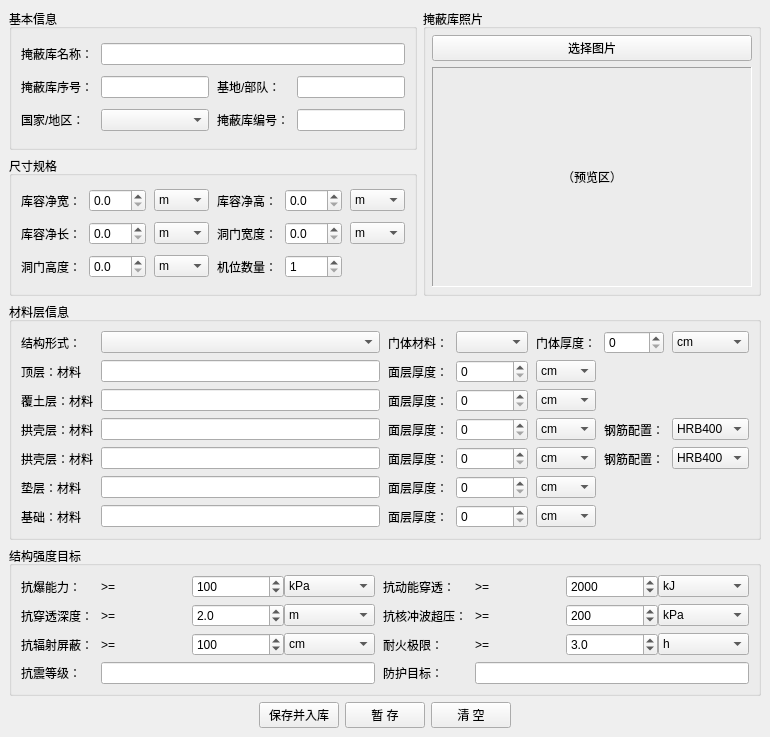
<?xml version="1.0" encoding="UTF-8"?>
<ui version="4.0">
 <class>ShelterEditor</class>
 <widget class="QMainWindow" name="ShelterEditor">
  <property name="geometry">
   <rect>
    <x>0</x>
    <y>0</y>
    <width>722</width>
    <height>705</height>
   </rect>
  </property>
  <property name="windowTitle">
   <string>添加单机掩蔽库模型</string>
  </property>
  <widget class="QWidget" name="centralwidget">
   <property name="sizePolicy">
    <sizepolicy hsizetype="Fixed" vsizetype="Fixed">
     <horstretch>0</horstretch>
     <verstretch>0</verstretch>
    </sizepolicy>
   </property>
   <layout class="QGridLayout" name="gridLayout">
    <item row="0" column="0">
     <layout class="QHBoxLayout" name="topHBox" stretch="0,0">
      <item>
       <layout class="QVBoxLayout" name="verticalLayout">
        <item>
         <widget class="QGroupBox" name="gb_basic">
          <property name="title">
           <string>基本信息</string>
          </property>
          <layout class="QGridLayout" name="grid_basic">
           <property name="horizontalSpacing">
            <number>8</number>
           </property>
           <property name="verticalSpacing">
            <number>6</number>
           </property>
           <item row="2" column="1">
            <widget class="QComboBox" name="cmb_country"/>
           </item>
           <item row="1" column="2">
            <widget class="QLabel" name="lbl_unit">
             <property name="text">
              <string>基地/部队：</string>
             </property>
            </widget>
           </item>
           <item row="1" column="1">
            <widget class="QLineEdit" name="ed_repo_sn"/>
           </item>
           <item row="1" column="3">
            <widget class="QLineEdit" name="ed_unit"/>
           </item>
           <item row="0" column="1" colspan="3">
            <widget class="QLineEdit" name="ed_repo_name"/>
           </item>
           <item row="2" column="3">
            <widget class="QLineEdit" name="ed_code"/>
           </item>
           <item row="2" column="2">
            <widget class="QLabel" name="lbl_code">
             <property name="text">
              <string>掩蔽库编号：</string>
             </property>
            </widget>
           </item>
           <item row="2" column="0">
            <widget class="QLabel" name="lbl_country">
             <property name="text">
              <string>国家/地区：</string>
             </property>
            </widget>
           </item>
           <item row="0" column="0">
            <widget class="QLabel" name="lbl_repo">
             <property name="text">
              <string>掩蔽库名称：</string>
             </property>
            </widget>
           </item>
           <item row="1" column="0">
            <widget class="QLabel" name="lbl_series">
             <property name="text">
              <string>掩蔽库序号：</string>
             </property>
            </widget>
           </item>
          </layout>
         </widget>
        </item>
        <item>
         <widget class="QGroupBox" name="gb_size">
          <property name="title">
           <string>尺寸规格</string>
          </property>
          <layout class="QGridLayout" name="grid_size">
           <property name="horizontalSpacing">
            <number>8</number>
           </property>
           <property name="verticalSpacing">
            <number>6</number>
           </property>
           <item row="0" column="0">
            <widget class="QLabel" name="lbl_wc">
             <property name="text">
              <string>库容净宽：</string>
             </property>
            </widget>
           </item>
           <item row="0" column="1">
            <widget class="QDoubleSpinBox" name="sp_clear_w">
             <property name="decimals">
              <number>1</number>
             </property>
             <property name="minimum">
              <double>0.000000000000000</double>
             </property>
             <property name="maximum">
              <double>100.000000000000000</double>
             </property>
            </widget>
           </item>
           <item row="0" column="2">
            <widget class="QComboBox" name="cmb_clear_w_unit">
             <item>
              <property name="text">
               <string>m</string>
              </property>
             </item>
             <item>
              <property name="text">
               <string>ft</string>
              </property>
             </item>
            </widget>
           </item>
           <item row="0" column="3">
            <widget class="QLabel" name="lbl_hc">
             <property name="text">
              <string>库容净高：</string>
             </property>
            </widget>
           </item>
           <item row="0" column="4">
            <widget class="QDoubleSpinBox" name="sp_clear_h">
             <property name="decimals">
              <number>1</number>
             </property>
             <property name="minimum">
              <double>0.000000000000000</double>
             </property>
             <property name="maximum">
              <double>100.000000000000000</double>
             </property>
            </widget>
           </item>
           <item row="0" column="5">
            <widget class="QComboBox" name="cmb_clear_h_unit">
             <item>
              <property name="text">
               <string>m</string>
              </property>
             </item>
             <item>
              <property name="text">
               <string>ft</string>
              </property>
             </item>
            </widget>
           </item>
           <item row="1" column="0">
            <widget class="QLabel" name="lbl_lc">
             <property name="text">
              <string>库容净长：</string>
             </property>
            </widget>
           </item>
           <item row="1" column="1">
            <widget class="QDoubleSpinBox" name="sp_clear_l">
             <property name="decimals">
              <number>1</number>
             </property>
             <property name="minimum">
              <double>0.000000000000000</double>
             </property>
             <property name="maximum">
              <double>500.000000000000000</double>
             </property>
            </widget>
           </item>
           <item row="1" column="2">
            <widget class="QComboBox" name="cmb_clear_l_unit">
             <item>
              <property name="text">
               <string>m</string>
              </property>
             </item>
             <item>
              <property name="text">
               <string>ft</string>
              </property>
             </item>
            </widget>
           </item>
           <item row="1" column="3">
            <widget class="QLabel" name="lbl_door_w">
             <property name="text">
              <string>洞门宽度：</string>
             </property>
            </widget>
           </item>
           <item row="1" column="4">
            <widget class="QDoubleSpinBox" name="sp_door_w">
             <property name="decimals">
              <number>1</number>
             </property>
             <property name="minimum">
              <double>0.000000000000000</double>
             </property>
             <property name="maximum">
              <double>100.000000000000000</double>
             </property>
            </widget>
           </item>
           <item row="1" column="5">
            <widget class="QComboBox" name="cmb_door_w_unit">
             <item>
              <property name="text">
               <string>m</string>
              </property>
             </item>
             <item>
              <property name="text">
               <string>ft</string>
              </property>
             </item>
            </widget>
           </item>
           <item row="2" column="0">
            <widget class="QLabel" name="lbl_door_h">
             <property name="text">
              <string>洞门高度：</string>
             </property>
            </widget>
           </item>
           <item row="2" column="1">
            <widget class="QDoubleSpinBox" name="sp_door_h">
             <property name="decimals">
              <number>1</number>
             </property>
             <property name="minimum">
              <double>0.000000000000000</double>
             </property>
             <property name="maximum">
              <double>100.000000000000000</double>
             </property>
            </widget>
           </item>
           <item row="2" column="2">
            <widget class="QComboBox" name="cmb_door_h_unit">
             <item>
              <property name="text">
               <string>m</string>
              </property>
             </item>
             <item>
              <property name="text">
               <string>ft</string>
              </property>
             </item>
            </widget>
           </item>
           <item row="2" column="3">
            <widget class="QLabel" name="lbl_slots">
             <property name="text">
              <string>机位数量：</string>
             </property>
            </widget>
           </item>
           <item row="2" column="4">
            <widget class="QSpinBox" name="sp_slots">
             <property name="minimum">
              <number>1</number>
             </property>
             <property name="maximum">
              <number>20</number>
             </property>
            </widget>
           </item>
          </layout>
         </widget>
        </item>
       </layout>
      </item>
      <item>
       <layout class="QHBoxLayout" name="horizontalLayout">
        <item>
         <widget class="QGroupBox" name="gb_photo">
          <property name="title">
           <string>掩蔽库照片</string>
          </property>
          <layout class="QVBoxLayout" name="v_photo">
           <property name="spacing">
            <number>6</number>
           </property>
           <property name="leftMargin">
            <number>6</number>
           </property>
           <property name="topMargin">
            <number>6</number>
           </property>
           <property name="rightMargin">
            <number>6</number>
           </property>
           <property name="bottomMargin">
            <number>6</number>
           </property>
           <item>
            <widget class="QPushButton" name="btn_choose_image">
             <property name="text">
              <string>选择图片</string>
             </property>
            </widget>
           </item>
           <item>
            <widget class="QLabel" name="lbl_image">
             <property name="minimumSize">
              <size>
               <width>320</width>
               <height>220</height>
              </size>
             </property>
             <property name="frameShape">
              <enum>QFrame::Panel</enum>
             </property>
             <property name="frameShadow">
              <enum>QFrame::Sunken</enum>
             </property>
             <property name="text">
              <string>（预览区）</string>
             </property>
             <property name="scaledContents">
              <bool>true</bool>
             </property>
             <property name="alignment">
              <set>Qt::AlignCenter</set>
             </property>
            </widget>
           </item>
          </layout>
         </widget>
        </item>
       </layout>
      </item>
     </layout>
    </item>
    <item row="1" column="0">
     <widget class="QGroupBox" name="gb_layers">
      <property name="title">
       <string>材料层信息</string>
      </property>
      <layout class="QGridLayout" name="grid_layers">
       <property name="horizontalSpacing">
        <number>8</number>
       </property>
       <property name="verticalSpacing">
        <number>6</number>
       </property>
       <item row="0" column="0">
        <widget class="QLabel" name="label">
         <property name="text">
          <string>结构形式：</string>
         </property>
        </widget>
       </item>
       <item row="0" column="1">
        <widget class="QComboBox" name="cmb_structure"/>
       </item>
       <item row="0" column="2">
        <widget class="QLabel" name="label">
         <property name="text">
          <string>门体材料：</string>
         </property>
        </widget>
       </item>
       <item row="0" column="3">
        <widget class="QComboBox" name="cmb_door_mat"/>
       </item>
       <item row="0" column="4">
        <widget class="QLabel" name="label">
         <property name="text">
          <string>门体厚度：</string>
         </property>
        </widget>
       </item>
       <item row="0" column="5">
        <widget class="QDoubleSpinBox" name="sp_door_thk">
         <property name="decimals">
          <number>0</number>
         </property>
         <property name="minimum">
          <double>0.000000000000000</double>
         </property>
         <property name="maximum">
          <double>300.000000000000000</double>
         </property>
        </widget>
       </item>
       <item row="0" column="6">
        <widget class="QComboBox" name="cmb_door_thk_unit">
         <item>
          <property name="text">
           <string>cm</string>
          </property>
         </item>
         <item>
          <property name="text">
           <string>mm</string>
          </property>
         </item>
        </widget>
       </item>
       <item row="1" column="0">
        <widget class="QLabel" name="label">
         <property name="text">
          <string>顶层：材料</string>
         </property>
        </widget>
       </item>
       <item row="1" column="1">
        <widget class="QLineEdit" name="ed_top_mat"/>
       </item>
       <item row="1" column="2">
        <widget class="QLabel" name="label">
         <property name="text">
          <string>面层厚度：</string>
         </property>
        </widget>
       </item>
       <item row="1" column="3">
        <widget class="QDoubleSpinBox" name="sp_top_thk">
         <property name="decimals">
          <number>0</number>
         </property>
         <property name="minimum">
          <double>0.000000000000000</double>
         </property>
         <property name="maximum">
          <double>300.000000000000000</double>
         </property>
        </widget>
       </item>
       <item row="1" column="4">
        <widget class="QComboBox" name="cmb_top_thk_unit">
         <item>
          <property name="text">
           <string>cm</string>
          </property>
         </item>
         <item>
          <property name="text">
           <string>mm</string>
          </property>
         </item>
        </widget>
       </item>
       <item row="2" column="0">
        <widget class="QLabel" name="label">
         <property name="text">
          <string>覆土层：材料</string>
         </property>
        </widget>
       </item>
       <item row="2" column="1">
        <widget class="QLineEdit" name="ed_cover_mat"/>
       </item>
       <item row="2" column="2">
        <widget class="QLabel" name="label">
         <property name="text">
          <string>面层厚度：</string>
         </property>
        </widget>
       </item>
       <item row="2" column="3">
        <widget class="QDoubleSpinBox" name="sp_cover_thk">
         <property name="decimals">
          <number>0</number>
         </property>
         <property name="minimum">
          <double>0.000000000000000</double>
         </property>
         <property name="maximum">
          <double>500.000000000000000</double>
         </property>
        </widget>
       </item>
       <item row="2" column="4">
        <widget class="QComboBox" name="cmb_cover_thk_unit">
         <item>
          <property name="text">
           <string>cm</string>
          </property>
         </item>
         <item>
          <property name="text">
           <string>mm</string>
          </property>
         </item>
        </widget>
       </item>
       <item row="3" column="0">
        <widget class="QLabel" name="label">
         <property name="text">
          <string>拱壳层：材料</string>
         </property>
        </widget>
       </item>
       <item row="3" column="1">
        <widget class="QLineEdit" name="ed_arch1_mat"/>
       </item>
       <item row="3" column="2">
        <widget class="QLabel" name="label">
         <property name="text">
          <string>面层厚度：</string>
         </property>
        </widget>
       </item>
       <item row="3" column="3">
        <widget class="QDoubleSpinBox" name="sp_arch1_thk">
         <property name="decimals">
          <number>0</number>
         </property>
         <property name="minimum">
          <double>0.000000000000000</double>
         </property>
         <property name="maximum">
          <double>400.000000000000000</double>
         </property>
        </widget>
       </item>
       <item row="3" column="4">
        <widget class="QComboBox" name="cmb_arch1_thk_unit">
         <item>
          <property name="text">
           <string>cm</string>
          </property>
         </item>
         <item>
          <property name="text">
           <string>mm</string>
          </property>
         </item>
        </widget>
       </item>
       <item row="3" column="5">
        <widget class="QLabel" name="label">
         <property name="text">
          <string>钢筋配置：</string>
         </property>
        </widget>
       </item>
       <item row="3" column="6">
        <widget class="QComboBox" name="cmb_arch1_rebar">
         <item>
          <property name="text">
           <string>HRB400</string>
          </property>
         </item>
         <item>
          <property name="text">
           <string>HRB500</string>
          </property>
         </item>
        </widget>
       </item>
       <item row="4" column="0">
        <widget class="QLabel" name="label">
         <property name="text">
          <string>拱壳层：材料</string>
         </property>
        </widget>
       </item>
       <item row="4" column="1">
        <widget class="QLineEdit" name="ed_arch2_mat"/>
       </item>
       <item row="4" column="2">
        <widget class="QLabel" name="label">
         <property name="text">
          <string>面层厚度：</string>
         </property>
        </widget>
       </item>
       <item row="4" column="3">
        <widget class="QDoubleSpinBox" name="sp_arch2_thk">
         <property name="decimals">
          <number>0</number>
         </property>
         <property name="minimum">
          <double>0.000000000000000</double>
         </property>
         <property name="maximum">
          <double>400.000000000000000</double>
         </property>
        </widget>
       </item>
       <item row="4" column="4">
        <widget class="QComboBox" name="cmb_arch2_thk_unit">
         <item>
          <property name="text">
           <string>cm</string>
          </property>
         </item>
         <item>
          <property name="text">
           <string>mm</string>
          </property>
         </item>
        </widget>
       </item>
       <item row="4" column="5">
        <widget class="QLabel" name="label">
         <property name="text">
          <string>钢筋配置：</string>
         </property>
        </widget>
       </item>
       <item row="4" column="6">
        <widget class="QComboBox" name="cmb_arch2_rebar">
         <item>
          <property name="text">
           <string>HRB400</string>
          </property>
         </item>
         <item>
          <property name="text">
           <string>HRB500</string>
          </property>
         </item>
        </widget>
       </item>
       <item row="5" column="0">
        <widget class="QLabel" name="label">
         <property name="text">
          <string>垫层：材料</string>
         </property>
        </widget>
       </item>
       <item row="5" column="1">
        <widget class="QLineEdit" name="ed_cushion_mat"/>
       </item>
       <item row="5" column="2">
        <widget class="QLabel" name="label">
         <property name="text">
          <string>面层厚度：</string>
         </property>
        </widget>
       </item>
       <item row="5" column="3">
        <widget class="QDoubleSpinBox" name="sp_cushion_thk">
         <property name="decimals">
          <number>0</number>
         </property>
         <property name="minimum">
          <double>0.000000000000000</double>
         </property>
         <property name="maximum">
          <double>200.000000000000000</double>
         </property>
        </widget>
       </item>
       <item row="5" column="4">
        <widget class="QComboBox" name="cmb_cushion_thk_unit">
         <item>
          <property name="text">
           <string>cm</string>
          </property>
         </item>
         <item>
          <property name="text">
           <string>mm</string>
          </property>
         </item>
        </widget>
       </item>
       <item row="6" column="0">
        <widget class="QLabel" name="label">
         <property name="text">
          <string>基础：材料</string>
         </property>
        </widget>
       </item>
       <item row="6" column="1">
        <widget class="QLineEdit" name="ed_base_mat"/>
       </item>
       <item row="6" column="2">
        <widget class="QLabel" name="label">
         <property name="text">
          <string>面层厚度：</string>
         </property>
        </widget>
       </item>
       <item row="6" column="3">
        <widget class="QDoubleSpinBox" name="sp_base_thk">
         <property name="decimals">
          <number>0</number>
         </property>
         <property name="minimum">
          <double>0.000000000000000</double>
         </property>
         <property name="maximum">
          <double>300.000000000000000</double>
         </property>
        </widget>
       </item>
       <item row="6" column="4">
        <widget class="QComboBox" name="cmb_base_thk_unit">
         <item>
          <property name="text">
           <string>cm</string>
          </property>
         </item>
         <item>
          <property name="text">
           <string>mm</string>
          </property>
         </item>
        </widget>
       </item>
      </layout>
     </widget>
    </item>
    <item row="2" column="0">
     <widget class="QGroupBox" name="gb_strength">
      <property name="title">
       <string>结构强度目标</string>
      </property>
      <layout class="QGridLayout" name="grid_strength">
       <property name="horizontalSpacing">
        <number>8</number>
       </property>
       <property name="verticalSpacing">
        <number>6</number>
       </property>
       <item row="0" column="0">
        <widget class="QLabel" name="label">
         <property name="text">
          <string>抗爆能力：</string>
         </property>
        </widget>
       </item>
       <item row="0" column="1">
        <layout class="QHBoxLayout" name="h_blast">
         <item>
          <widget class="QLabel" name="label">
           <property name="text">
            <string>&gt;=</string>
           </property>
          </widget>
         </item>
         <item>
          <widget class="QDoubleSpinBox" name="sp_blast">
           <property name="decimals">
            <number>0</number>
           </property>
           <property name="minimum">
            <double>0.000000000000000</double>
           </property>
           <property name="maximum">
            <double>1000.000000000000000</double>
           </property>
           <property name="value">
            <double>100.000000000000000</double>
           </property>
          </widget>
         </item>
         <item>
          <widget class="QComboBox" name="cmb_blast_unit">
           <item>
            <property name="text">
             <string>kPa</string>
            </property>
           </item>
          </widget>
         </item>
        </layout>
       </item>
       <item row="0" column="2">
        <widget class="QLabel" name="label">
         <property name="text">
          <string>抗动能穿透：</string>
         </property>
        </widget>
       </item>
       <item row="0" column="3">
        <layout class="QHBoxLayout" name="h_ke">
         <item>
          <widget class="QLabel" name="label">
           <property name="text">
            <string>&gt;=</string>
           </property>
          </widget>
         </item>
         <item>
          <widget class="QDoubleSpinBox" name="sp_ke">
           <property name="decimals">
            <number>0</number>
           </property>
           <property name="minimum">
            <double>0.000000000000000</double>
           </property>
           <property name="maximum">
            <double>100000.000000000000000</double>
           </property>
           <property name="value">
            <double>2000.000000000000000</double>
           </property>
          </widget>
         </item>
         <item>
          <widget class="QComboBox" name="cmb_ke_unit">
           <item>
            <property name="text">
             <string>kJ</string>
            </property>
           </item>
          </widget>
         </item>
        </layout>
       </item>
       <item row="1" column="0">
        <widget class="QLabel" name="label">
         <property name="text">
          <string>抗穿透深度：</string>
         </property>
        </widget>
       </item>
       <item row="1" column="1">
        <layout class="QHBoxLayout" name="h_pen">
         <item>
          <widget class="QLabel" name="label">
           <property name="text">
            <string>&gt;=</string>
           </property>
          </widget>
         </item>
         <item>
          <widget class="QDoubleSpinBox" name="sp_pen">
           <property name="decimals">
            <number>1</number>
           </property>
           <property name="minimum">
            <double>0.000000000000000</double>
           </property>
           <property name="maximum">
            <double>50.000000000000000</double>
           </property>
           <property name="value">
            <double>2.000000000000000</double>
           </property>
          </widget>
         </item>
         <item>
          <widget class="QComboBox" name="cmb_pen_unit">
           <item>
            <property name="text">
             <string>m</string>
            </property>
           </item>
           <item>
            <property name="text">
             <string>ft</string>
            </property>
           </item>
          </widget>
         </item>
        </layout>
       </item>
       <item row="1" column="2">
        <widget class="QLabel" name="label">
         <property name="text">
          <string>抗核冲波超压：</string>
         </property>
        </widget>
       </item>
       <item row="1" column="3">
        <layout class="QHBoxLayout" name="h_nuclear">
         <item>
          <widget class="QLabel" name="label">
           <property name="text">
            <string>&gt;=</string>
           </property>
          </widget>
         </item>
         <item>
          <widget class="QDoubleSpinBox" name="sp_nuclear">
           <property name="decimals">
            <number>0</number>
           </property>
           <property name="minimum">
            <double>0.000000000000000</double>
           </property>
           <property name="maximum">
            <double>1000.000000000000000</double>
           </property>
           <property name="value">
            <double>200.000000000000000</double>
           </property>
          </widget>
         </item>
         <item>
          <widget class="QComboBox" name="cmb_nuclear_unit">
           <item>
            <property name="text">
             <string>kPa</string>
            </property>
           </item>
          </widget>
         </item>
        </layout>
       </item>
       <item row="2" column="0">
        <widget class="QLabel" name="label">
         <property name="text">
          <string>抗辐射屏蔽：</string>
         </property>
        </widget>
       </item>
       <item row="2" column="1">
        <layout class="QHBoxLayout" name="h_shield">
         <item>
          <widget class="QLabel" name="label">
           <property name="text">
            <string>&gt;=</string>
           </property>
          </widget>
         </item>
         <item>
          <widget class="QDoubleSpinBox" name="sp_shield">
           <property name="decimals">
            <number>0</number>
           </property>
           <property name="minimum">
            <double>0.000000000000000</double>
           </property>
           <property name="maximum">
            <double>1000.000000000000000</double>
           </property>
           <property name="value">
            <double>100.000000000000000</double>
           </property>
          </widget>
         </item>
         <item>
          <widget class="QComboBox" name="cmb_shield_unit">
           <item>
            <property name="text">
             <string>cm</string>
            </property>
           </item>
           <item>
            <property name="text">
             <string>mm</string>
            </property>
           </item>
          </widget>
         </item>
        </layout>
       </item>
       <item row="2" column="2">
        <widget class="QLabel" name="label">
         <property name="text">
          <string>耐火极限：</string>
         </property>
        </widget>
       </item>
       <item row="2" column="3">
        <layout class="QHBoxLayout" name="h_fire">
         <item>
          <widget class="QLabel" name="label">
           <property name="text">
            <string>&gt;=</string>
           </property>
          </widget>
         </item>
         <item>
          <widget class="QDoubleSpinBox" name="sp_fire">
           <property name="decimals">
            <number>1</number>
           </property>
           <property name="minimum">
            <double>0.000000000000000</double>
           </property>
           <property name="maximum">
            <double>24.000000000000000</double>
           </property>
           <property name="value">
            <double>3.000000000000000</double>
           </property>
          </widget>
         </item>
         <item>
          <widget class="QComboBox" name="cmb_fire_unit">
           <item>
            <property name="text">
             <string>h</string>
            </property>
           </item>
          </widget>
         </item>
        </layout>
       </item>
       <item row="3" column="0">
        <widget class="QLabel" name="label">
         <property name="text">
          <string>抗震等级：</string>
         </property>
        </widget>
       </item>
       <item row="3" column="1">
        <widget class="QLineEdit" name="ed_quake"/>
       </item>
       <item row="3" column="2">
        <widget class="QLabel" name="label">
         <property name="text">
          <string>防护目标：</string>
         </property>
        </widget>
       </item>
       <item row="3" column="3">
        <widget class="QLineEdit" name="ed_protect"/>
       </item>
      </layout>
     </widget>
    </item>
    <item row="3" column="0">
     <layout class="QHBoxLayout" name="bottomHBox" stretch="1,0,0,0,1">
      <item>
       <spacer name="spL">
        <property name="orientation">
         <enum>Qt::Horizontal</enum>
        </property>
        <property name="sizeHint" stdset="0">
         <size>
          <width>0</width>
          <height>0</height>
         </size>
        </property>
       </spacer>
      </item>
      <item>
       <widget class="QPushButton" name="btn_save_store">
        <property name="text">
         <string>保存并入库</string>
        </property>
       </widget>
      </item>
      <item>
       <widget class="QPushButton" name="btn_save_temp">
        <property name="text">
         <string>暂 存</string>
        </property>
       </widget>
      </item>
      <item>
       <widget class="QPushButton" name="btn_clear">
        <property name="text">
         <string>清 空</string>
        </property>
       </widget>
      </item>
      <item>
       <spacer name="spR">
        <property name="orientation">
         <enum>Qt::Horizontal</enum>
        </property>
        <property name="sizeHint" stdset="0">
         <size>
          <width>0</width>
          <height>0</height>
         </size>
        </property>
       </spacer>
      </item>
     </layout>
    </item>
   </layout>
  </widget>
 </widget>
 <resources/>
 <connections/>
</ui>
